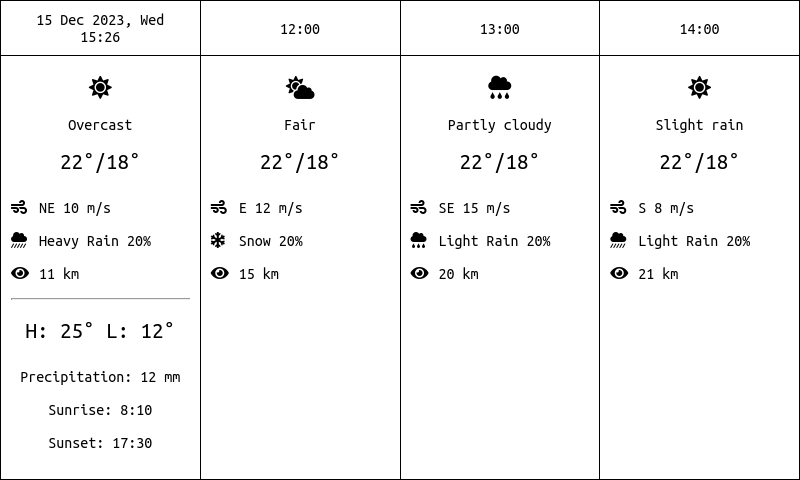
#> input picture output_image.bmp, 800 x 480 px
$ python convert.py
#> lines starting #> are read from the running program, lines starting #| are printed output that depends on the picture
import imgkit
from PIL import Image

def convert_to_monochrome(input_image_path, output_image_path):
    # Open the input image
#> called with input_image_path = 'output_image.bmp', output_image_path = 'output_image_monochrome.bmp'
    img = Image.open(input_image_path)
#> img is the input picture: PIL image 800x480 RGB; min 0, max 255, mean 246

    # Convert the image to grayscale
    img = img.convert("L")
#> img: PIL image 800x480 L

    # Flip the image
    img = img.transpose(Image.FLIP_LEFT_RIGHT)
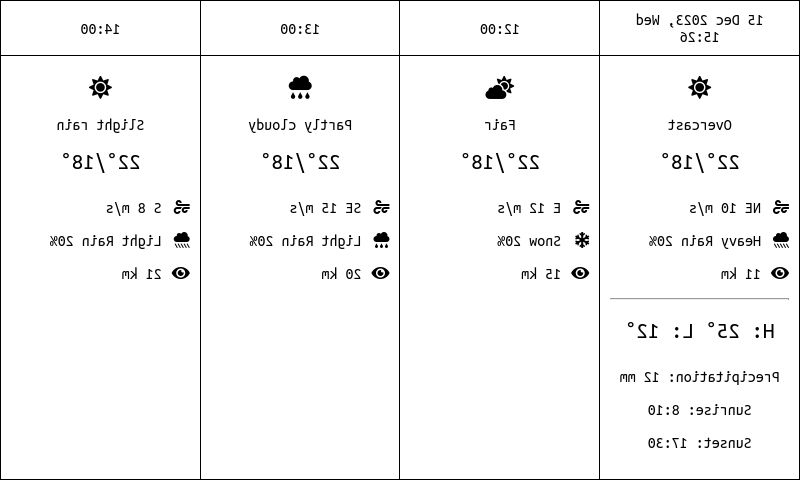
#> img: PIL image 800x480 L; min 0, max 255, mean 246

    # Convert the grayscale image to monochrome (1-bit)
    img = img.point(lambda x: 0 if x < 128 else 255, '1')
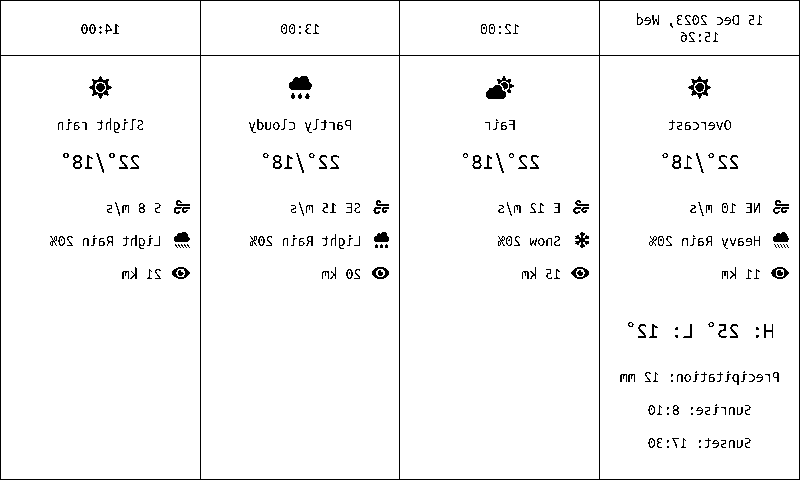
#> img: PIL image 800x480 1; 96.5% white; black in thin lines or dots

    # Save the monochrome image as BMP format
    img.save(output_image_path)

# Path to your HTML file
html_file_path = 'index.html'

# Path to save the output BMP image
output_image_path = 'output_image.bmp'

# Custom CSS to set width and height
custom_css = '''
<style>
    body {
        width: 800px;
        height: 480px;
    }
</style>
'''

# Options for imgkit to convert HTML to an image
options = {
    'format': 'bmp',
    'quality': 100,
    'width': 800,
    'height': 480,
    'disable-smart-width': ''
}

# Convert HTML to BMP image with custom CSS
imgkit.from_file(html_file_path, output_image_path, options=options)
convert_to_monochrome(output_image_path, 'output_image_monochrome.bmp')

print(f"HTML page converted to monochrome BMP image (800x480): {output_image_path}")
